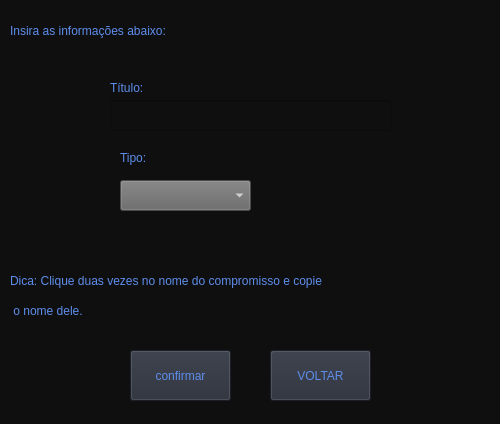
<?xml version="1.0" encoding="UTF-8"?>
<ui version="4.0">
 <class>AGENDA</class>
 <widget class="QDialog" name="AGENDA">
  <property name="geometry">
   <rect>
    <x>0</x>
    <y>0</y>
    <width>500</width>
    <height>424</height>
   </rect>
  </property>
  <property name="windowTitle">
   <string>Agenda</string>
  </property>
  <property name="styleSheet">
   <string notr="true">background-color: rgb(15,15, 15);
color: rgb(255, 255, 255);</string>
  </property>
  <widget class="QDialogButtonBox" name="buttonBox">
   <property name="geometry">
    <rect>
     <x>10</x>
     <y>600</y>
     <width>461</width>
     <height>32</height>
    </rect>
   </property>
   <property name="orientation">
    <enum>Qt::Horizontal</enum>
   </property>
   <property name="standardButtons">
    <set>QDialogButtonBox::Cancel|QDialogButtonBox::Ok</set>
   </property>
  </widget>
  <widget class="QPushButton" name="Button_voltar">
   <property name="geometry">
    <rect>
     <x>270</x>
     <y>350</y>
     <width>101</width>
     <height>51</height>
    </rect>
   </property>
   <property name="styleSheet">
    <string notr="true">background-color: rgb(39,44,55);
font: 87 10pt &quot;Arial Black&quot;;
color: rgb(94,141,235);</string>
   </property>
   <property name="text">
    <string>VOLTAR</string>
   </property>
  </widget>
  <widget class="QLabel" name="label_4">
   <property name="geometry">
    <rect>
     <x>10</x>
     <y>260</y>
     <width>461</width>
     <height>41</height>
    </rect>
   </property>
   <property name="styleSheet">
    <string notr="true">font: 87 10pt &quot;Arial Black&quot;;
color: rgb(94,141,235);</string>
   </property>
   <property name="text">
    <string>Dica: Clique duas vezes no nome do compromisso e copie</string>
   </property>
  </widget>
  <widget class="QPushButton" name="Button_confirma">
   <property name="geometry">
    <rect>
     <x>130</x>
     <y>350</y>
     <width>101</width>
     <height>51</height>
    </rect>
   </property>
   <property name="styleSheet">
    <string notr="true">background-color: rgb(39,44,55);
font: 87 10pt &quot;Arial Black&quot;;
color: rgb(94,141,235);</string>
   </property>
   <property name="text">
    <string>confirmar</string>
   </property>
  </widget>
  <widget class="QLabel" name="label_6">
   <property name="geometry">
    <rect>
     <x>10</x>
     <y>20</y>
     <width>221</width>
     <height>21</height>
    </rect>
   </property>
   <property name="styleSheet">
    <string notr="true">font: 87 10pt &quot;Arial Black&quot;;
color: rgb(94,141,235);</string>
   </property>
   <property name="text">
    <string>Insira as informações abaixo:</string>
   </property>
  </widget>
  <widget class="QComboBox" name="comboBox">
   <property name="geometry">
    <rect>
     <x>120</x>
     <y>180</y>
     <width>131</width>
     <height>31</height>
    </rect>
   </property>
   <property name="styleSheet">
    <string notr="true">background-color: rgb(103, 103, 103);</string>
   </property>
   <item>
    <property name="text">
     <string/>
    </property>
   </item>
   <item>
    <property name="text">
     <string>Prova</string>
    </property>
   </item>
   <item>
    <property name="text">
     <string>Dever de casa</string>
    </property>
   </item>
   <item>
    <property name="text">
     <string>Atividades extras</string>
    </property>
   </item>
  </widget>
  <widget class="QLabel" name="label_3">
   <property name="geometry">
    <rect>
     <x>120</x>
     <y>150</y>
     <width>41</width>
     <height>16</height>
    </rect>
   </property>
   <property name="styleSheet">
    <string notr="true">font: 87 10pt &quot;Arial Black&quot;;
color: rgb(94,141,235);</string>
   </property>
   <property name="text">
    <string>Tipo:</string>
   </property>
  </widget>
  <widget class="QLabel" name="label">
   <property name="geometry">
    <rect>
     <x>110</x>
     <y>80</y>
     <width>51</width>
     <height>16</height>
    </rect>
   </property>
   <property name="styleSheet">
    <string notr="true">font: 87 10pt &quot;Arial Black&quot;;
color: rgb(94,141,235);</string>
   </property>
   <property name="text">
    <string>Título:</string>
   </property>
  </widget>
  <widget class="QLineEdit" name="lineEdit">
   <property name="geometry">
    <rect>
     <x>110</x>
     <y>100</y>
     <width>281</width>
     <height>31</height>
    </rect>
   </property>
  </widget>
  <widget class="QLabel" name="label_5">
   <property name="geometry">
    <rect>
     <x>10</x>
     <y>290</y>
     <width>101</width>
     <height>41</height>
    </rect>
   </property>
   <property name="styleSheet">
    <string notr="true">font: 87 10pt &quot;Arial Black&quot;;
color: rgb(94,141,235);</string>
   </property>
   <property name="text">
    <string> o nome dele.</string>
   </property>
  </widget>
 </widget>
 <resources/>
 <connections>
  <connection>
   <sender>buttonBox</sender>
   <signal>accepted()</signal>
   <receiver>AGENDA</receiver>
   <slot>accept()</slot>
   <hints>
    <hint type="sourcelabel">
     <x>248</x>
     <y>254</y>
    </hint>
    <hint type="destinationlabel">
     <x>157</x>
     <y>274</y>
    </hint>
   </hints>
  </connection>
  <connection>
   <sender>buttonBox</sender>
   <signal>rejected()</signal>
   <receiver>AGENDA</receiver>
   <slot>reject()</slot>
   <hints>
    <hint type="sourcelabel">
     <x>316</x>
     <y>260</y>
    </hint>
    <hint type="destinationlabel">
     <x>286</x>
     <y>274</y>
    </hint>
   </hints>
  </connection>
 </connections>
</ui>
